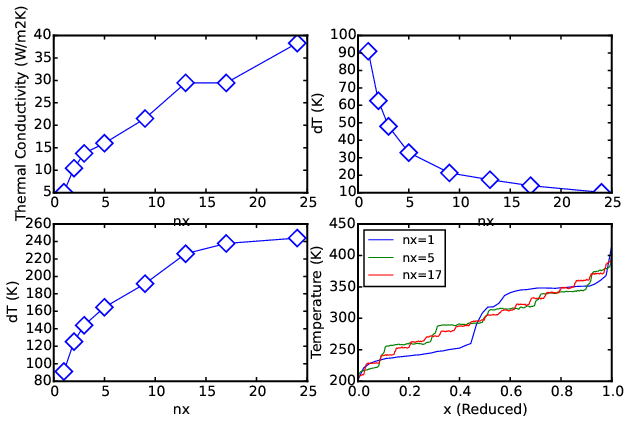

Here is the Python script that generated this plot:
# -*- coding: utf-8 -*-
# @Author: YangZhou
# @Date:   2017-06-30 15:23:41
# @Last Modified by:   YangZhou
# @Last Modified time: 2017-06-30 15:45:54
import numpy as np
import aces.tools as tl
from scanf import sscanf
from aces.graph import fig, pl, setLegend
data = []
kappa = []
i = -1
for lx, procs, nodes in [(1, 4, 1), (2, 4, 1), (3, 6, 1),
                         (5, 6, 1), (9, 12, 1), (13, 12, 3)]:
    i += 1
    dir = "sl/nx/" + str(i)
    p = np.loadtxt(dir + '/tempAve.txt', skiprows=1)
    x = np.linspace(0, 1, len(p))
    data.append([x, p[:, 3], 'nx=' + str(lx)])
    dt = p[10:, 3] - p[:-10, 3]
    p = tl.shell_exec('tail -1 %s/result.txt' % dir)
    k, = sscanf(p, 'kappa_src=%f')

    dt = np.sort(np.abs(dt))[-lx:].mean()

    kappa.append([lx, k, dt])
    # dataT=p[30,3]-p[20,3]
    # j=(p[:,4]*p[:,2]).sum()/p[:,2].sum()
    # kapitza.append([dT,np.abs(j)/dataT])
    # kapitza=np.array(kapitza)
i = -1
for lx, procs, nodes in [(17, 12, 1), (24, 12, 2)]:
    i += 1
    dir = "sl/nx2/" + str(i)
    p = np.loadtxt(dir + '/tempAve.txt', skiprows=1)
    x = np.linspace(0, 1, len(p))
    data.append([x, p[:, 3], 'nx=' + str(lx)])
    dt = p[10:, 3] - p[:-10, 3]
    p = tl.shell_exec('tail -1 %s/result.txt' % dir)
    k, = sscanf(p, 'kappa_src=%f')

    dt = np.sort(np.abs(dt))[-lx:].mean()
    kappa.append([lx, k, dt])
data = np.array(data)[::3]


kappa = np.array(kappa)
with fig('tc_nx.eps', figsize=(10, 6)):

    # tc-nx
    axis = pl.subplot(2, 2, 1)
    x = kappa[:, 0]
    y = kappa[:, 1]
    axis.plot(
        x,
        y,
        marker='D',
        ms=12,
        mec='b',
        mfc='w',
        mfcalt="w",
        mew=1.5,
        linewidth=1,
        alpha=.7)
    axis.set_xlabel('nx')
    axis.set_ylabel('Thermal Conductivity (W/m2K)')
    axis.set_xlim([0, 25])
    # pl.xlim([-5,55])
# plot([kapitza[:,0],'dT(K)'],[kapitza[:,1],
#'Kapitza Conductance (W/m2K)'],'kapitza.png')

    # dT-nx
    axis = pl.subplot(2, 2, 2)
    x = kappa[:, 0]
    y = kappa[:, 2]
    axis.plot(
        x,
        y,
        marker='D',
        ms=12,
        mec='b',
        mfc='w',
        mfcalt="w",
        mew=1.5,
        linewidth=1,
        alpha=.7)
    axis.set_xlabel('nx')
    axis.set_ylabel('dT (K)')
    axis.set_xlim([0, 25])

    # dTnx_nx
    axis = pl.subplot(2, 2, 3)
    x = kappa[:, 0]
    y = kappa[:, 2] * x
    axis.plot(
        x,
        y,
        marker='D',
        ms=12,
        mec='b',
        mfc='w',
        mfcalt="w",
        mew=1.5,
        linewidth=1,
        alpha=.7)
    axis.set_xlabel('nx')
    axis.set_ylabel('dT (K)')
    axis.set_xlim([0, 25])
    # profile
    axis = pl.subplot(2, 2, 4)
    for d in data:
        x = d[0]
        y = d[1]
        l = d[2]
        axis.plot(x, y, label=l)
    axis.set_xlabel('x (Reduced)')
    axis.set_ylabel('Temperature (K)')
    setLegend(axis)
